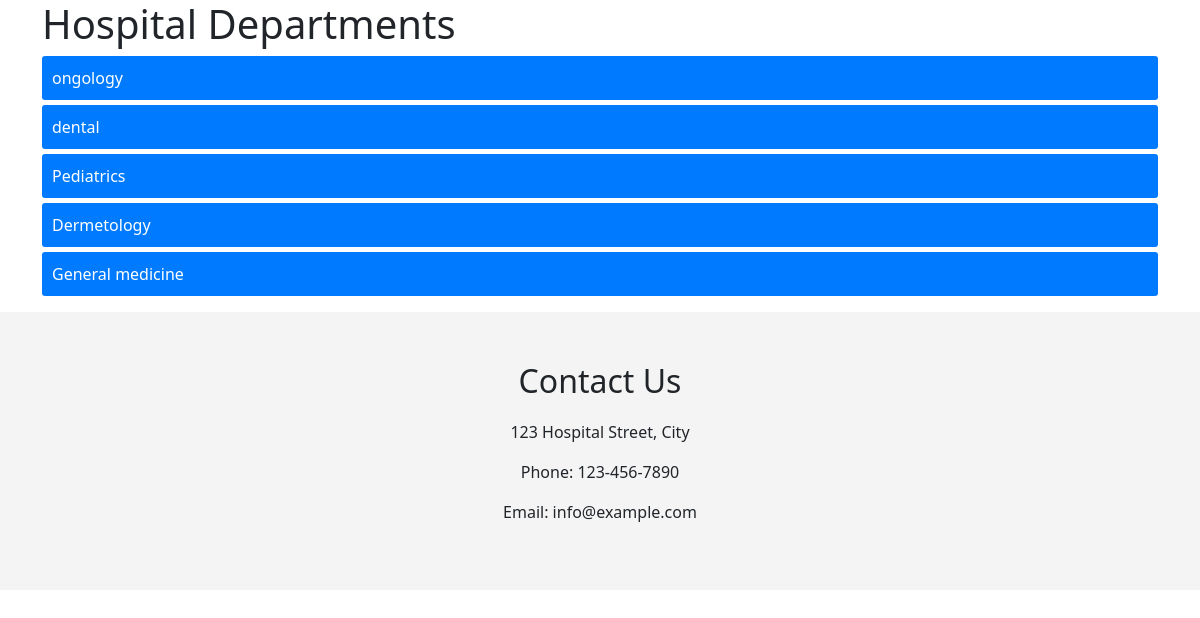
Screenshot of /department with the database file from the repository.
### myapp/models.py (models this page shows, shortened)
class Department(models.Model):
    departmentno = models.CharField(max_length=200)
    departmentname = models.CharField(max_length=200)
    departmenthead = models.CharField(max_length=200)

### myapp/views.py (the view)
# urls.py: path('department',views.show_dept,name='department'),
def show_dept(request):
    dept=Department.objects.all()
    return render(request,"departmentlist.html",{"dept":dept})

### myapp/templates/departmentlist.html (shortened to what this page needs)
<!DOCTYPE html>
{% extends 'home.html' %}
    {% block content %}
</head>
<body>
    <div class="container">
        <h1>Hospital Departments</h1>
        <ul class="department-list">
            {% for i in dept %}
            <li>{{i.departmentname}}</li>
            {% endfor %}
        </ul>
    </div>
    {% endblock %}

### myapp/templates/home.html (style rules this page uses)
* { margin: 0; padding: 0; box-sizing: border-box; }
body { font-family: Arial, sans-serif; line-height: 1.6; }
.container { width: 80%; margin: auto; }

### myapp/templates/departmentlist.html (style rules this page uses)
.department-list { list-style-type: none; padding: 0; }
.department-list li { background-color: #007bff; color: white; padding: 10px; margin: 5px 0; border-radius: 3px; transition: background-color 0.3s ease; }

### rows the page displays
Department: departmentname "ongology"
Department: departmentname "dental"
Department: departmentname "Pediatrics"
Department: departmentname "Dermetology"
Department: departmentname "General medicine"
